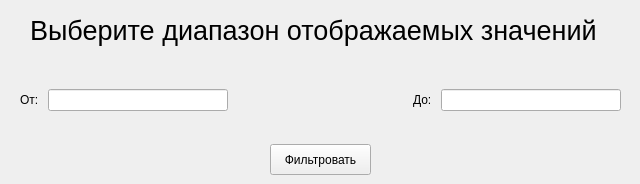
<?xml version="1.0" encoding="UTF-8"?>
<ui version="4.0">
 <class>FilterWindow</class>
 <widget class="QWidget" name="FilterWindow">
  <property name="geometry">
   <rect>
    <x>0</x>
    <y>0</y>
    <width>640</width>
    <height>184</height>
   </rect>
  </property>
  <property name="windowTitle">
   <string>Form</string>
  </property>
  <widget class="QLabel" name="label">
   <property name="geometry">
    <rect>
     <x>30</x>
     <y>10</y>
     <width>591</width>
     <height>41</height>
    </rect>
   </property>
   <property name="font">
    <font>
     <pointsize>20</pointsize>
    </font>
   </property>
   <property name="text">
    <string>Выберите диапазон отображаемых значений</string>
   </property>
  </widget>
  <widget class="QWidget" name="horizontalLayoutWidget">
   <property name="geometry">
    <rect>
     <x>20</x>
     <y>60</y>
     <width>601</width>
     <height>80</height>
    </rect>
   </property>
   <layout class="QHBoxLayout" name="horizontalLayout">
    <item>
     <widget class="QLabel" name="label_2">
      <property name="text">
       <string>От: </string>
      </property>
     </widget>
    </item>
    <item>
     <widget class="QLineEdit" name="lineEdit"/>
    </item>
    <item>
     <spacer name="horizontalSpacer">
      <property name="orientation">
       <enum>Qt::Horizontal</enum>
      </property>
      <property name="sizeHint" stdset="0">
       <size>
        <width>40</width>
        <height>20</height>
       </size>
      </property>
     </spacer>
    </item>
    <item>
     <widget class="QLabel" name="label_3">
      <property name="text">
       <string>До: </string>
      </property>
     </widget>
    </item>
    <item>
     <widget class="QLineEdit" name="lineEdit_2"/>
    </item>
   </layout>
  </widget>
  <widget class="QPushButton" name="pushButton">
   <property name="geometry">
    <rect>
     <x>270</x>
     <y>144</y>
     <width>101</width>
     <height>31</height>
    </rect>
   </property>
   <property name="text">
    <string>Фильтровать</string>
   </property>
  </widget>
 </widget>
 <resources/>
 <connections/>
</ui>
